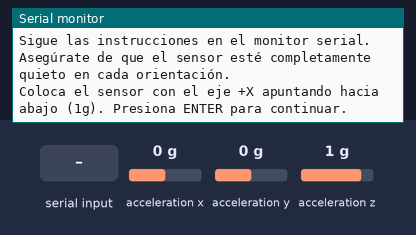
Recording of a sketch running on a simulated Arduino Uno, built with avr-gcc and run on an emulated ATmega328P. Shown: the last lines printed to the serial monitor. Wiring (inferred from the names in the program): MPU-6050 motion sensor at I2C address 0x68. Inputs (shaded band) come from the test bench; at power-on: acceleration x 0 g, acceleration y 0 g, acceleration z 1 g.

Above: at 2.0 s.
2.1 s: "1\n" received over Serial
At 3.5 s:
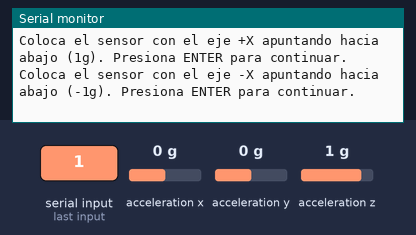
3.6 s: "0\n" received over Serial
At 5.9 s:
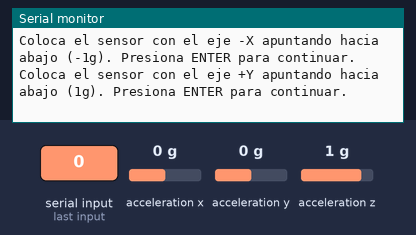

Measured:
- after the input at 2.1 s, the serial monitor: prints a new line after 0.97 s (image 1)
- after the input at 3.6 s, the serial monitor: prints a new line after 0.97 s (image 2)

The sketch:

Calibracion_Sensor.ino
```cpp
#include <Wire.h>

// Dirección I2C del MPU6050
const int MPU6050_ADDR = 0x68;

// Variables para almacenar las lecturas brutas del acelerómetro
int16_t rawAccelX, rawAccelY, rawAccelZ;

// Variables para almacenar las sumas de las lecturas en cada orientación
long sumAccelX[6] = {0, 0, 0, 0, 0, 0};
long sumAccelY[6] = {0, 0, 0, 0, 0, 0};
long sumAccelZ[6] = {0, 0, 0, 0, 0, 0};

// Número de lecturas a tomar en cada orientación
const int numReadings = 200;

// Función para inicializar el MPU6050
bool initMPU6050() {
  Wire.beginTransmission(MPU6050_ADDR);
  Wire.write(0x6B); // Registro de Power Management 1
  Wire.write(0);    // Desactivar el modo de sleep
  if (Wire.endTransmission() != 0) {
    Serial.println("Error al inicializar el MPU6050");
    return false;
  }
  // Configurar el acelerómetro (opcional)
  Wire.beginTransmission(MPU6050_ADDR);
  Wire.write(0x1C); // Registro de Configuración del Acelerómetro
  Wire.write(0x00); // Rango de ±2g
  Wire.endTransmission();

  delay(100);
  return true;
}

// Función para leer los datos brutos del acelerómetro
void readRawAccel() {
  Wire.beginTransmission(MPU6050_ADDR);
  Wire.write(0x3B); // Registro del primer byte de la aceleración (ACCEL_XOUT_H)
  Wire.endTransmission(false);
  Wire.requestFrom(MPU6050_ADDR, 6, true); // Solicitar 6 bytes de datos
  rawAccelX = (Wire.read() << 8) | Wire.read();
  rawAccelY = (Wire.read() << 8) | Wire.read();
  rawAccelZ = (Wire.read() << 8) | Wire.read();
}

void setup() {
  Serial.begin(115200);
  Wire.begin();
  Wire.setClock(400000);

  if (initMPU6050()) {
    Serial.println("MPU6050 inicializado correctamente");
    Serial.println("\nComienza la calibración del acelerómetro:");
    Serial.println("Sigue las instrucciones en el monitor serial.");
    Serial.println("Asegúrate de que el sensor esté completamente quieto en cada orientación.");
    delay(1000);
  } else {
    Serial.println("Falló la inicialización del MPU6050");
    while (1);
  }

  Serial.println("\nColoca el sensor con el eje +X apuntando hacia abajo (1g). Presiona ENTER para continuar.");
  while (Serial.available() == 0); Serial.readStringUntil('\n'); delay(500);
  for (int i = 0; i < numReadings; i++) { readRawAccel(); sumAccelX[0] += rawAccelX; sumAccelY[0] += rawAccelY; sumAccelZ[0] += rawAccelZ; delay(2); }

  Serial.println("\nColoca el sensor con el eje -X apuntando hacia abajo (-1g). Presiona ENTER para continuar.");
  while (Serial.available() == 0); Serial.readStringUntil('\n'); delay(500);
  for (int i = 0; i < numReadings; i++) { readRawAccel(); sumAccelX[1] += rawAccelX; sumAccelY[1] += rawAccelY; sumAccelZ[1] += rawAccelZ; delay(2); }

  Serial.println("\nColoca el sensor con el eje +Y apuntando hacia abajo (1g). Presiona ENTER para continuar.");
  while (Serial.available() == 0); Serial.readStringUntil('\n'); delay(500);
  for (int i = 0; i < numReadings; i++) { readRawAccel(); sumAccelX[2] += rawAccelX; sumAccelY[2] += rawAccelY; sumAccelZ[2] += rawAccelZ; delay(2); }

  Serial.println("\nColoca el sensor con el eje -Y apuntando hacia abajo (-1g). Presiona ENTER para continuar.");
  while (Serial.available() == 0); Serial.readStringUntil('\n'); delay(500);
  for (int i = 0; i < numReadings; i++) { readRawAccel(); sumAccelX[3] += rawAccelX; sumAccelY[3] += rawAccelY; sumAccelZ[3] += rawAccelZ; delay(2); }

  Serial.println("\nColoca el sensor con el eje +Z apuntando hacia abajo (1g). Presiona ENTER para continuar.");
  while (Serial.available() == 0); Serial.readStringUntil('\n'); delay(500);
  for (int i = 0; i < numReadings; i++) { readRawAccel(); sumAccelX[4] += rawAccelX; sumAccelY[4] += rawAccelY; sumAccelZ[4] += rawAccelZ; delay(2); }

  Serial.println("\nColoca el sensor con el eje -Z apuntando hacia abajo (-1g). Presiona ENTER para continuar.");
  while (Serial.available() == 0); Serial.readStringUntil('\n'); delay(500);
  for (int i = 0; i < numReadings; i++) { readRawAccel(); sumAccelX[5] += rawAccelX; sumAccelY[5] += rawAccelY; sumAccelZ[5] += rawAccelZ; delay(2); }

  // Calcular los offsets del acelerómetro
  float accelOffsetX = (sumAccelX[0] + sumAccelX[1]) / (2.0 * numReadings);
  float accelOffsetY = (sumAccelY[2] + sumAccelY[3]) / (2.0 * numReadings);
  float accelOffsetZ = (sumAccelZ[4] + sumAccelZ[5]) / (2.0 * numReadings);

  // Calcular los factores de escala (asumiendo una escala ideal de +/- 16384 unidades por g)
  float accelScaleFactorX = (sumAccelX[0] - sumAccelX[1]) / (2.0 * 16384.0 * numReadings);
  float accelScaleFactorY = (sumAccelY[2] - sumAccelY[3]) / (2.0 * 16384.0 * numReadings);
  float accelScaleFactorZ = (sumAccelZ[4] - sumAccelZ[5]) / (2.0 * 16384.0 * numReadings);

  Serial.println("\nCalibración del acelerómetro completada:");
  Serial.print("Offset X: "); Serial.println(accelOffsetX);
  Serial.print("Offset Y: "); Serial.println(accelOffsetY);
  Serial.print("Offset Z: "); Serial.println(accelOffsetZ);
  Serial.print("Factor de Escala X: "); Serial.println(accelScaleFactorX);
  Serial.print("Factor de Escala Y: "); Serial.println(accelScaleFactorY);
  Serial.print("Factor de Escala Z: "); Serial.println(accelScaleFactorZ);
  Serial.println("\nCopia estos valores y úsalos en tu código principal.");
}

void loop() {
  // Este loop está vacío, la calibración se realiza solo una vez en el setup
}
```
